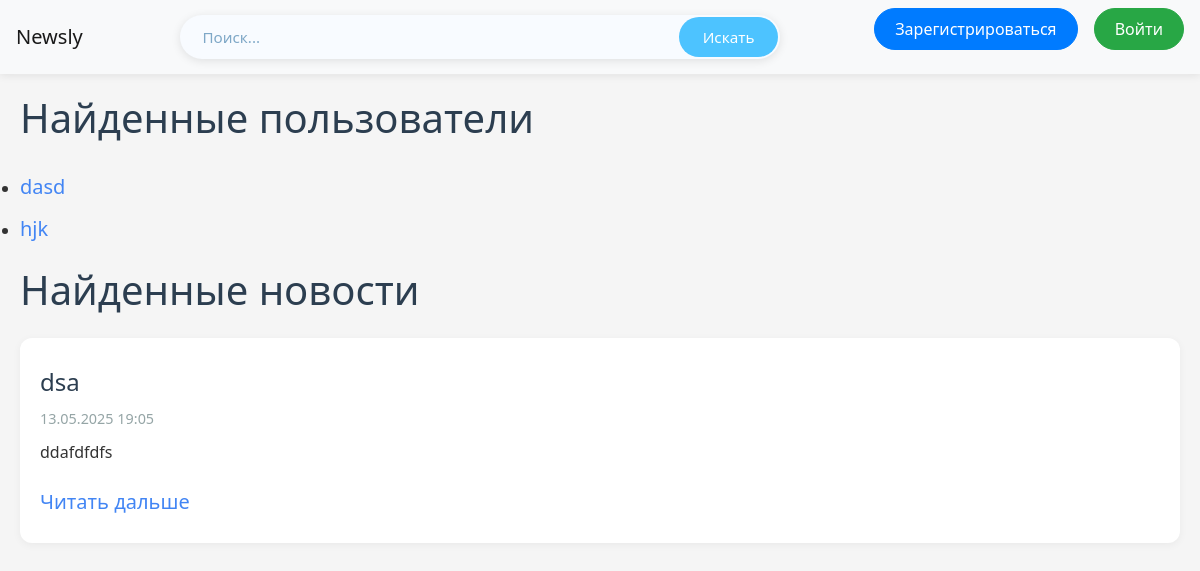
The app's page /discovery, older data.
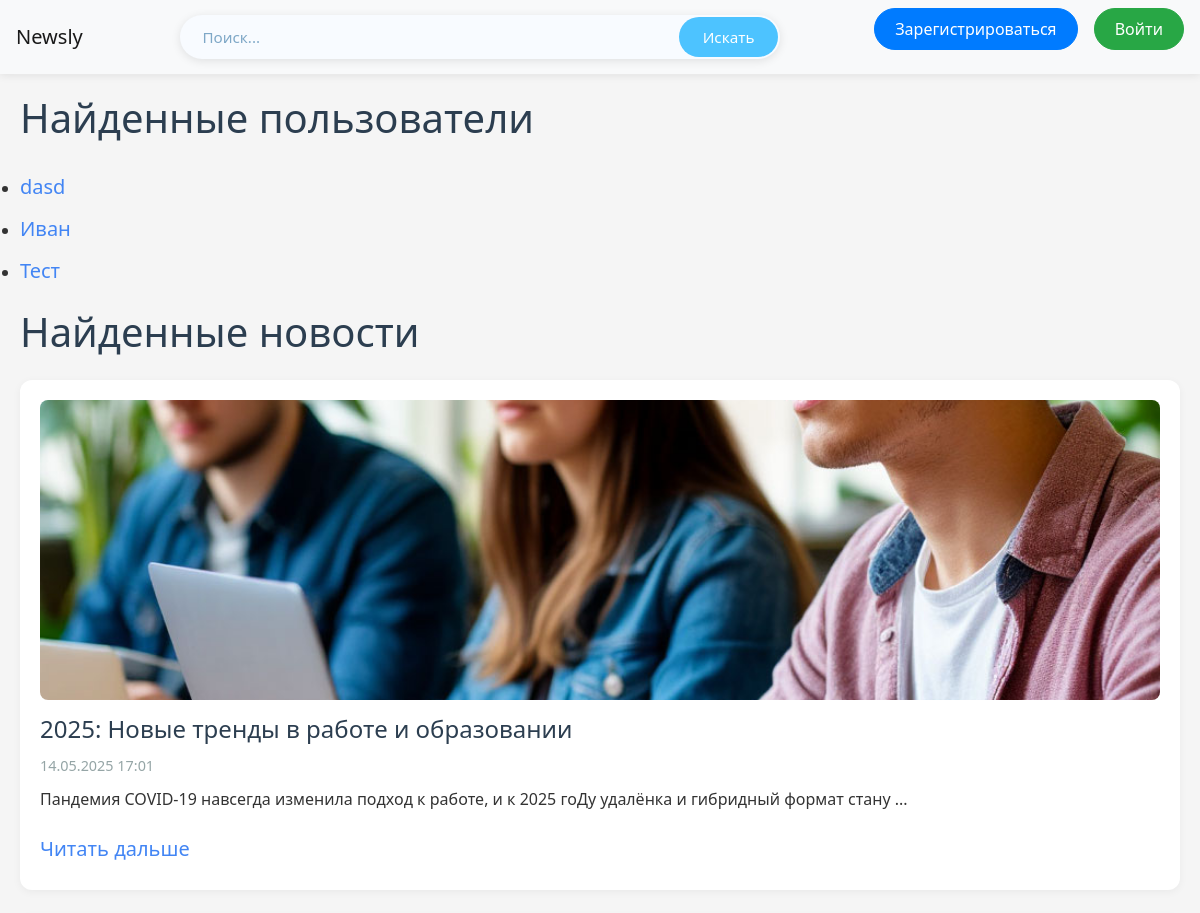
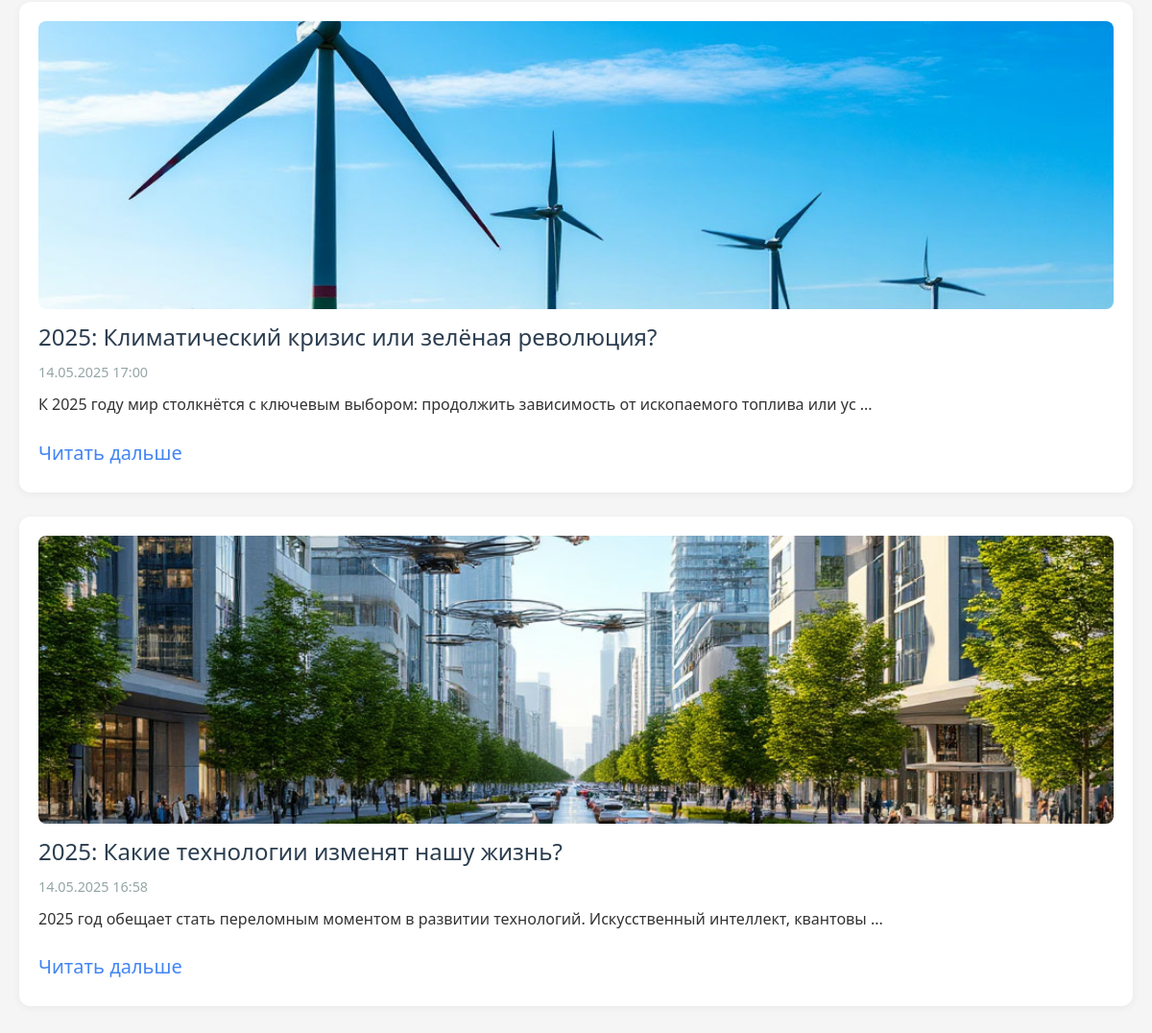
The same page, newer data (2 pictures, top to bottom).
### data/users.py (models this page shows, shortened)
class User(SqlAlchemyBase, UserMixin):
    __tablename__ = 'users'
    id = sqlalchemy.Column(sqlalchemy.Integer,
                           primary_key=True, autoincrement=True)
    name = sqlalchemy.Column(sqlalchemy.String, nullable=True)
    about = sqlalchemy.Column(sqlalchemy.String, nullable=True)
    email = sqlalchemy.Column(sqlalchemy.String,
                              index=True, unique=True, nullable=True)
    hashed_password = sqlalchemy.Column(sqlalchemy.String, nullable=True)
    created_date = sqlalchemy.Column(sqlalchemy.DateTime,
                                     default=datetime.datetime.now)
    liked = orm.relationship('Like', foreign_keys='Like.user_id', backref='user', lazy='dynamic')
    followed = orm.relationship(
        'User',
        secondary=subscriptions,
        primaryjoin=(subscriptions.c.follower_id == id),
        secondaryjoin=(subscriptions.c.followed_id == id),
        backref=orm.backref('followers', lazy='dynamic'),
        lazy='dynamic'
    )

### data/news.py (models this page shows, shortened)
class News(SqlAlchemyBase):
    __tablename__ = 'news'
    id = sqlalchemy.Column(sqlalchemy.Integer,
                           primary_key=True, autoincrement=True)
    title = sqlalchemy.Column(sqlalchemy.String, nullable=True)
    content = sqlalchemy.Column(sqlalchemy.String, nullable=True)
    image_path = sqlalchemy.Column(sqlalchemy.String, nullable=True)
    created_date = sqlalchemy.Column(sqlalchemy.DateTime,
                                     default=datetime.datetime.now)
    is_private = sqlalchemy.Column(sqlalchemy.Boolean, default=True)
    likes = orm.relationship('Like', backref='news', cascade='all, delete')
    user_id = sqlalchemy.Column(sqlalchemy.Integer,
                                sqlalchemy.ForeignKey("users.id"))
    user = orm.relationship('User')
    news_tags = orm.relationship("Tags",
                                 secondary="association",
                                 backref="news",
                                 cascade="save-update, merge",
                                 passive_deletes=True)

### server.py (the view)
@app.route('/discovery')
def discovery():
    query = request.args.get('query', '').strip().lower()
    print(query)
    db_sess = db_session.create_session()
    news = sorted(db_sess.query(News).all(), key=lambda x: x.created_date)[::-1]
    sp_news = []
    for new in news:
        if query in new.title.lower() or query in new.content.lower():
            sp_news.append(new)
    users = db_sess.query(User).all()
    sp_users = []
    for user in users:
        if query in user.name.lower():
            sp_users.append(user)
    db_sess.close()
    return render_template('discovery.html', news=sp_news, users=sp_users)

### data/db_session.py (called while the page is built)
def create_session() -> Session:
    global __factory
    return __factory()

### templates/discovery.html (shortened to what this page needs)
{% extends "base.html" %}
{% block content %}
{% if users %}
    <h1>Найденные пользователи</h1>
    <div class="found-users">
        <ul>
            {% for user in users%}
                <li>
                    <a class="navbar-brand" href="/user_profile/{{ user.id }}">{{user.name}}</a>
                </li>
            {% endfor %}
        </ul>
    </div>
{% endif %}
{% if news %}
    <h1>Найденные новости</h1>
    <div class="found-news">
        {% for article in news%}
            <article class="news-item">
                {% if article.image_path %}
                <img src="{{ article.image_path }}" alt="{{ article.title }}">
                {% endif %}
                <h2>{{ article.title }}</h2>
                <p class="date">{{ article.created_date.strftime('%d.%m.%Y %H:%M') }}</p>
                <p>{{ article.content[:100] }}
                {% if article.content|length > 100 %}
                    ...
                {% endif %}
                </p>
                <a class="navbar-brand" href="/news/{{ article.id }}">Читать дальше</a>
            </article>
        {% endfor %}
    </div>
{% endif %}
{% endblock %}

Row changes from the older to the newer data that the page shows:
removed User: name "hjk"
removed News: title "dsa", created_date "13.05.2025 19:05", content "ddafdfdfs"
added User: name "Иван"
added User: name "Тест"
added News: shows a picture, title "2025: Новые тренды в работе и образовании", created_date "14.05.2025 17:01", content "Пандемия COVID-19 навсегда изменила подход к работе, и к 2025 гоДу удалёнка и гибридный формат стану"
added News: shows a picture, title "2025: Климатический кризис или зелёная революция?", created_date "14.05.2025 17:00", content "К 2025 году мир столкнётся с ключевым выбором: продолжить зависимость от ископаемого топлива или ус"
added News: shows a picture, title "2025: Какие технологии изменят нашу жизнь?", created_date "14.05.2025 16:58", content "2025 год обещает стать переломным моментом в развитии технологий. Искусственный интеллект, квантовы"
